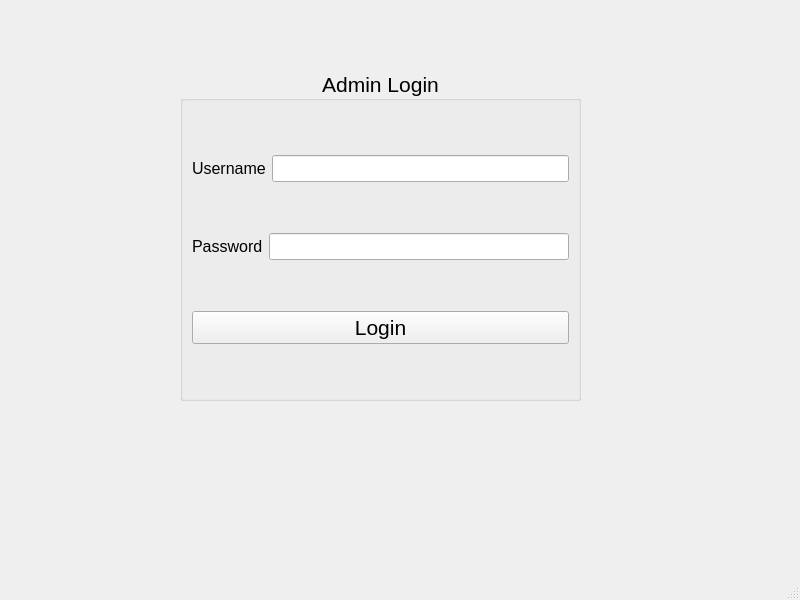
<?xml version="1.0" encoding="UTF-8"?>
<ui version="4.0">
 <class>MainWindow</class>
 <widget class="QMainWindow" name="MainWindow">
  <property name="geometry">
   <rect>
    <x>0</x>
    <y>0</y>
    <width>800</width>
    <height>600</height>
   </rect>
  </property>
  <property name="windowTitle">
   <string>MainWindow</string>
  </property>
  <widget class="QWidget" name="centralwidget">
   <widget class="QGroupBox" name="groupBox">
    <property name="geometry">
     <rect>
      <x>180</x>
      <y>70</y>
      <width>401</width>
      <height>331</height>
     </rect>
    </property>
    <property name="font">
     <font>
      <pointsize>16</pointsize>
     </font>
    </property>
    <property name="title">
     <string>Admin Login</string>
    </property>
    <property name="alignment">
     <set>Qt::AlignCenter</set>
    </property>
    <layout class="QVBoxLayout" name="verticalLayout">
     <item>
      <layout class="QHBoxLayout" name="horizontalLayout">
       <item>
        <widget class="QLabel" name="label">
         <property name="font">
          <font>
           <pointsize>12</pointsize>
          </font>
         </property>
         <property name="text">
          <string>Username</string>
         </property>
        </widget>
       </item>
       <item>
        <widget class="QLineEdit" name="lineEdit">
         <property name="sizePolicy">
          <sizepolicy hsizetype="Expanding" vsizetype="Fixed">
           <horstretch>0</horstretch>
           <verstretch>0</verstretch>
          </sizepolicy>
         </property>
         <property name="font">
          <font>
           <pointsize>12</pointsize>
          </font>
         </property>
        </widget>
       </item>
      </layout>
     </item>
     <item>
      <layout class="QHBoxLayout" name="horizontalLayout_2">
       <item>
        <widget class="QLabel" name="label_2">
         <property name="font">
          <font>
           <pointsize>12</pointsize>
          </font>
         </property>
         <property name="text">
          <string>Password</string>
         </property>
        </widget>
       </item>
       <item>
        <widget class="QLineEdit" name="lineEdit_2">
         <property name="font">
          <font>
           <pointsize>12</pointsize>
          </font>
         </property>
        </widget>
       </item>
      </layout>
     </item>
     <item>
      <widget class="QPushButton" name="pushButton">
       <property name="text">
        <string>Login</string>
       </property>
      </widget>
     </item>
    </layout>
   </widget>
  </widget>
  <widget class="QMenuBar" name="menubar">
   <property name="geometry">
    <rect>
     <x>0</x>
     <y>0</y>
     <width>800</width>
     <height>26</height>
    </rect>
   </property>
  </widget>
  <widget class="QStatusBar" name="statusbar"/>
 </widget>
 <resources/>
 <connections/>
</ui>
